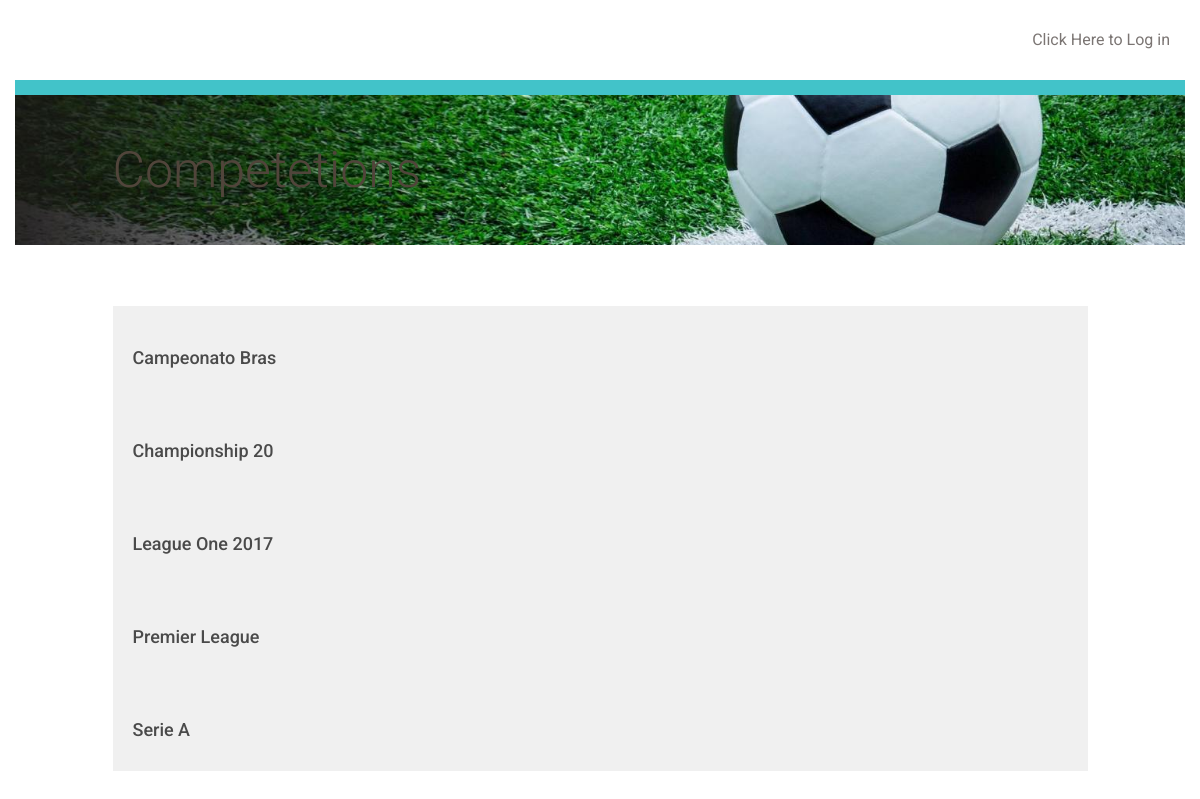
The page /competetion/ on the database its author committed.
### database_setup.py (models this page shows, shortened)
class Competetion(Base):
    __tablename__ = 'competetion'
    id = Column(Integer, primary_key=True)
    name = Column(String(250), nullable=False)
    user_id = Column(Integer,ForeignKey('user.id'))
    user = relationship(User)

### project.py (the view)
@app.route('/')
@app.route('/competetion/')
def showCompetetion():
    competetions = session.query(Competetion).order_by(asc(Competetion.name))
    if 'username' in login_session:
        return render_template('Competetions.html', competetions=competetions)
    else:
        return render_template(
            'publiccompetetions.html',
            competetions=competetions)

### templates/publiccompetetions.html (shortened to what this page needs)
{% extends "main.html" %}
{% block content %}
	<div class="row top-menu">
		<div class="col-md-10"></div>
		<div class="col-md-2 text-right">
			<a href="{{url_for('showLogin')}}">Click Here to Log in </a>
		</div>
	</div>
	<div class="row divider blue">
		<div class="col-md-12"></div>
	</div>
	<div class="row banner main">
		<div class="col-md-1"></div>
		<div class="col-md-11 padding-none">
			<h1>Competetions</h1>
		</div>
	</div>
	<div class="row padding-top padding-bottom">
		<div class="col-md-1"></div>
		<div class="col-md-10 padding-none">
		</div>
		<div class="col-md-1"></div>
	</div>
	{% for competetion in competetions %}
		<a href = "{{url_for('showTeam', competetion_name = competetion.name ,competetion_id = competetion.id)}}">
			<div class="row">
				<div class="col-md-1"></div>
					<div class="col-md-10 comp-team-list">
						<h3>{{competetion.name}}</h3>
					</div>
				<div class="col-md-1"></div>
			</div>
		</a>
	{% endfor %}
{% endblock %}

### static/styles.css (style rules this page uses)
* { font-family: "Helvetica Neue Bold", Roboto, Helvetica, Arial, sans-serif; font-weight: 700; }
h1 { font-family: "Helvetica Neue Light", Roboto, Helvetica, Arial, sans-serif; font-size: 50px; color: #51453B; line-height: 60px; font-weight: 300; }
h3 { font-size: 18px; color: #4A4A4A; line-height: 23px; }
a { font-size: 14px; color: #0093B9; line-height: 17px; }
.padding-top { padding-top: 30px; }
.padding-bottom { padding-bottom: 30px; }
.padding-none { padding: 0; }
.top-menu { padding-top: 30px; padding-bottom: 30px; }
.top-menu a { margin-bottom: 0; line-height: 16px; font-size: 16px; color: #7B7573; font-weight: 400; }
.divider { height: 15px; }
.divider.blue { background-color: #42C3C9; }
.banner.main { height: 150px; background: url("/static/top-banner.jpg"); background-position: right; background-repeat: no-repeat; background-size: cover; }
.banner h1 { margin: 45px 0; }
.comp-team-list { background-color: #F0F0F0; padding: 20px; u }

### rows shown on the page
Competetion: name "Campeonato Bras"
Competetion: name "Championship 20"
Competetion: name "League One 2017"
Competetion: name "Premier League"
Competetion: name "Serie A"
